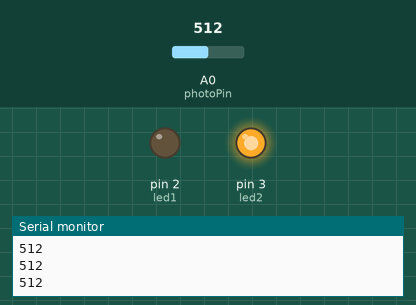
A sketch run on a simulated Arduino Uno, built with avr-gcc and run on an emulated ATmega328P. On the bench: output pins drawn as LEDs (lit = HIGH), the last lines printed to the serial monitor. The inputs (shaded band) are chosen by the test bench; at power-on: A0 (photoPin) = 512.

Above: at 1.2 s.
1.3 s: A0 (photoPin) set to 368
2.8 s: A0 (photoPin) set to 332
At 3.6 s:
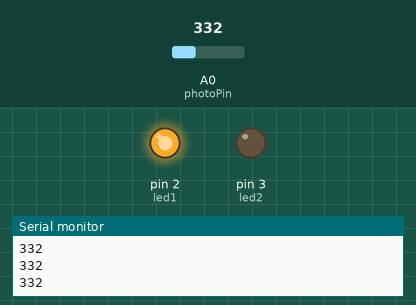
4.5 s: A0 (photoPin) set to 360
At 5.7 s:
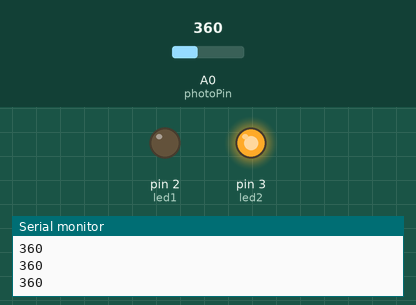
6.0 s: A0 (photoPin) set to 340
At 7.2 s:
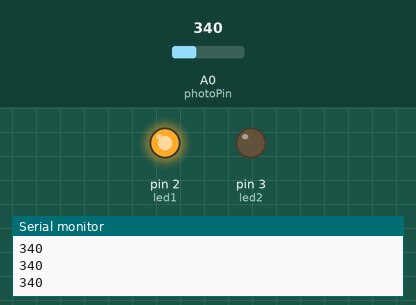
Timing chart, 0 to 8.5 s (numbered marks = the images above; inputs shaded):
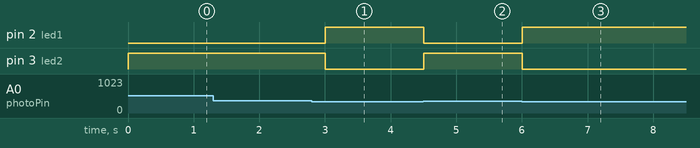

Measured:
- the behaviour switches between 350 and 349 on A0 (photoPin) (found by bisection; images 0 and 1)
- after the input at 2.8 s, pin 2 (led1): LOW → HIGH after 0.20 s; pin 3 (led2): HIGH → LOW after 0.20 s
- after the input at 4.5 s, pin 2 (led1): HIGH → LOW at once; pin 3 (led2): LOW → HIGH at once
- after the input at 6.0 s, pin 2 (led1): LOW → HIGH at once; pin 3 (led2): HIGH → LOW at once

The sketch:

photoresistor.ino
```cpp
int photoPin = A0;
int led1 = 2;
int led2 = 3;
int lightVal;
int dt = 250;

void setup() {

  pinMode(photoPin, INPUT);
  pinMode(led1, OUTPUT);
  pinMode(led2, OUTPUT);
  Serial.begin(9600);

}

void loop() {

  lightVal = analogRead(photoPin);
  Serial.println(lightVal);

  if(lightVal >= 350){
    digitalWrite(led1, LOW);
    digitalWrite(led2, HIGH);
  }
  else{
    digitalWrite(led1, HIGH);
    digitalWrite(led2, LOW);
  }

  delay(dt);

}
```
